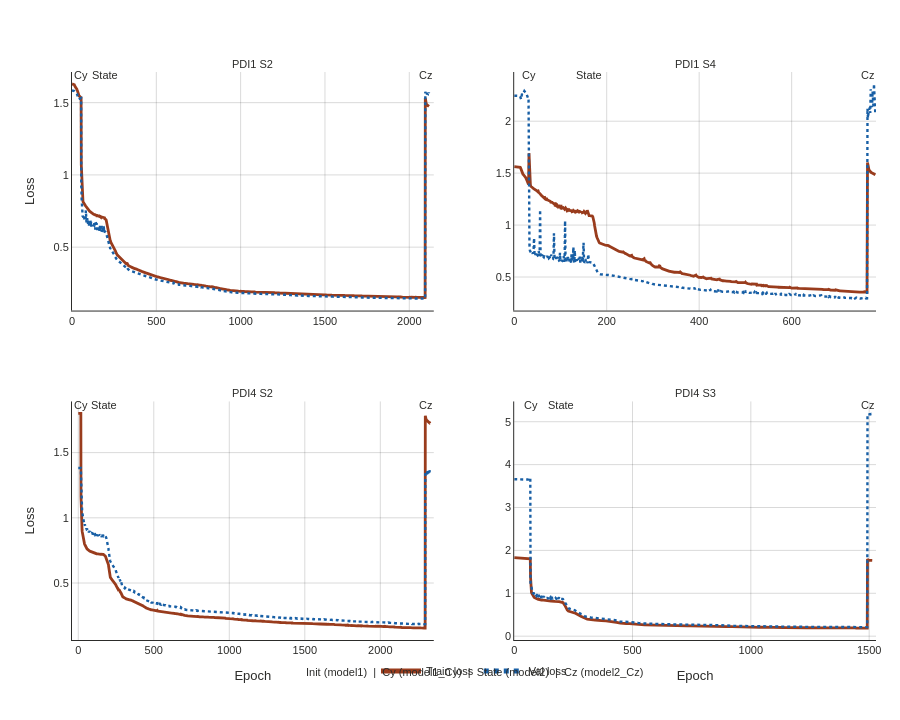

The code cell stored with this chart in its notebook:
### Markdown cell above
## Fig 64: DPAD training curves

### Code cell
import json
import logging
from typing import Any, Dict, List, Optional

import numpy as np
import plotly.graph_objects as go
from plotly.subplots import make_subplots

from dashboard.thesis.constants import (
    COLOR_DPAD,
    FONT_FAMILY,
    FONT_SIZE_BASE,
    FONT_SIZE_LABEL,
    FONT_SIZE_TICK,
    ThesisTheme,
    apply_thesis_style,
    grid_color,
    legend_bgcolor,
    paper_colors,
    true_line_color,
)

logger = logging.getLogger(__name__)

_STAGE_LABELS = ["Stage 1\n(model1)", "Stage 2\n(model1_Cy)", "Stage 3\n(model2)", "Stage 4\n(model2_Cz)"]
_STAGE_KEYS = ["model1", "model1_Cy", "model2", "model2_Cz"]
_STAGE_COLORS = ["#185FA5", "#0F6E56", "#993C1D", "#854F0B"]
_STAGE_RULE_COLOR = "rgba(100,100,100,0.3)"

_DPAD_SESSION_GLOBS = [
    "dpad_PDI1_S2_dbs_both_narrow_band",
    "dpad_PDI1_S4_dbs_both_narrow_band",
    "dpad_PDI4_S2_dbs_both_narrow_band",
    "dpad_PDI4_S3_dbs_both_narrow_band",
]
_SESSION_LABELS = ["PDI1 S2", "PDI1 S4", "PDI4 S2", "PDI4 S3"]

_COLOR_PSID = "#185FA5"
_COLOR_DPAD = "#993C1D"


def _load_training_history(results_root_path: Path, dir_name: str) -> Optional[Dict[str, Any]]:
    path = results_root_path / dir_name / "training_history.json"
    if not path.is_file():
        return None
    with open(path) as f:
        return json.load(f)


theme = ThesisTheme.LIGHT
paper_bg, plot_bg = paper_colors(theme)
grid = grid_color(theme)
fg = true_line_color(theme)

fig = make_subplots(
    rows=2,
    cols=2,
    subplot_titles=_SESSION_LABELS,
    horizontal_spacing=0.10,
    vertical_spacing=0.16,
    shared_yaxes=False,
)

for idx, (dir_name, sess_label) in enumerate(zip(_DPAD_SESSION_GLOBS, _SESSION_LABELS)):
    row = idx // 2 + 1
    col = idx % 2 + 1
    show_leg = idx == 0

    hist = _load_training_history(results_root, dir_name)
    if hist is None:
        fig.add_annotation(
            text=f"No training_history.json<br>in {dir_name}",
            x=0.5, y=0.5,
            xref="x domain", yref="y domain",
            showarrow=False,
            font=dict(size=FONT_SIZE_TICK, family=FONT_FAMILY, color=fg),
            row=row, col=col,
        )
        continue

    cumulative_offset = 0
    stage_boundaries: List[int] = []
    all_epochs: List[float] = []
    all_loss: List[float] = []
    all_val_loss: List[float] = []

    for stage_key in _STAGE_KEYS:
        stage = hist.get(stage_key)
        if stage is None:
            continue
        epochs = stage.get("epochs", [])
        loss = stage.get("loss", [])
        val_loss = stage.get("val_loss", [])
        if not epochs or not loss:
            continue
        n = min(len(epochs), len(loss))
        cum_eps = [cumulative_offset + e for e in epochs[:n]]
        all_epochs.extend(cum_eps)
        all_loss.extend(loss[:n])
        if val_loss:
            nv = min(len(val_loss), n)
            all_val_loss.extend(val_loss[:nv])
            all_val_loss.extend([float("nan")] * (n - nv))
        else:
            all_val_loss.extend([float("nan")] * n)
        cumulative_offset += max(epochs[:n]) + 1
        stage_boundaries.append(cumulative_offset)

    if not all_epochs:
        continue

    for bi, bx in enumerate(stage_boundaries[:-1]):
        fig.add_vline(
            x=bx,
            line=dict(color=_STAGE_RULE_COLOR, width=0.8, dash="dash"),
            row=row, col=col,
        )
        _stage_short_names = ["Init", "Cy", "State", "Cz"]
        stage_label = _stage_short_names[bi + 1] if bi + 1 < len(_stage_short_names) else f"S{bi + 2}"
        fig.add_annotation(
            x=bx,
            y=1.02,
            xref="x",
            yref="y domain",
            text=stage_label,
            showarrow=False,
            font=dict(size=FONT_SIZE_TICK - 1, family=FONT_FAMILY, color=fg),
            xanchor="center",
            row=row, col=col,
        )

    fig.add_trace(
        go.Scatter(
            x=all_epochs,
            y=all_loss,
            mode="lines",
            name="Train loss",
            legendgroup="train",
            showlegend=show_leg,
            line=dict(color=_COLOR_DPAD, width=2.8),
            connectgaps=False,
        ),
        row=row, col=col,
    )
    if any(np.isfinite(v) for v in all_val_loss):
        fig.add_trace(
            go.Scatter(
                x=all_epochs,
                y=all_val_loss,
                mode="lines",
                name="Val loss",
                legendgroup="val",
                showlegend=show_leg,
                line=dict(color=_COLOR_PSID, width=2.4, dash="dot"),
                connectgaps=False,
            ),
            row=row, col=col,
        )

for r in range(1, 3):
    for c in range(1, 3):
        fig.update_xaxes(
            showgrid=True,
            gridcolor=grid,
            zeroline=False,
            showline=True,
            linecolor=fg,
            linewidth=1,
            tickfont=dict(size=FONT_SIZE_TICK),
            title_text="Epoch" if r == 2 else "",
            title_font=dict(size=FONT_SIZE_LABEL, family=FONT_FAMILY),
            row=r, col=c,
        )
        fig.update_yaxes(
            showgrid=True,
            gridcolor=grid,
            zeroline=False,
            showline=True,
            linecolor=fg,
            linewidth=1,
            tickfont=dict(size=FONT_SIZE_TICK),
            title_text="Loss" if c == 1 else "",
            title_font=dict(size=FONT_SIZE_LABEL, family=FONT_FAMILY),
            row=r, col=c,
        )

stage_labels_flat = ["Init (model1)", "Cy (model1_Cy)", "State (model2)", "Cz (model2_Cz)"]
annotation_text = "  |  ".join(stage_labels_flat)
fig.add_annotation(
    x=0.5, y=-0.07,
    xref="paper", yref="paper",
    text=annotation_text,
    showarrow=False,
    font=dict(size=FONT_SIZE_TICK - 1, family=FONT_FAMILY, color=fg),
    xanchor="center",
)

fig.update_annotations(font=dict(family=FONT_FAMILY, size=FONT_SIZE_TICK, color=fg))

apply_thesis_style(fig, theme, height=720, margin=dict(l=72, r=24, t=72, b=80), legend_y=-0.08)

fig.write_image(str(OUT / 'fig_064_dpad_training.png'), width=1200, height=600, scale=2)
fig.show()

### Figure 1 — Plotly figure (JSON) as saved in the notebook; plotly's stock layout.template omitted (floating-point values rounded to 4 significant figures; data arrays with more than 128 entries replaced by an {"elided": "..."} marker saying what was removed)
{"data": [{"connectgaps": false, "legendgroup": "train", "line": {"color": "#993C1D", "width": 2.8}, "mode": "lines", "name": "Train loss", "showlegend": true, "type": "scatter", "x": {"elided": "2118 int values"}, "xaxis": "x", "y": {"elided": "2118 float values"}, "yaxis": "y"}, {"connectgaps": false, "legendgroup": "val", "line": {"color": "#185FA5", "dash": "dot", "width": 2.4}, "mode": "lines", "name": "Val loss", "showlegend": true, "type": "scatter", "x": {"elided": "2118 int values"}, "xaxis": "x", "y": {"elided": "2118 float values"}, "yaxis": "y"}, {"connectgaps": false, "legendgroup": "train", "line": {"color": "#993C1D", "width": 2.8}, "mode": "lines", "name": "Train loss", "showlegend": false, "type": "scatter", "x": {"elided": "782 int values"}, "xaxis": "x2", "y": {"elided": "782 float values"}, "yaxis": "y2"}, {"connectgaps": false, "legendgroup": "val", "line": {"color": "#185FA5", "dash": "dot", "width": 2.4}, "mode": "lines", "name": "Val loss", "showlegend": false, "type": "scatter", "x": {"elided": "782 int values"}, "xaxis": "x2", "y": {"elided": "782 float values"}, "yaxis": "y2"}, {"connectgaps": false, "legendgroup": "train", "line": {"color": "#993C1D", "width": 2.8}, "mode": "lines", "name": "Train loss", "showlegend": false, "type": "scatter", "x": {"elided": "2330 int values"}, "xaxis": "x3", "y": {"elided": "2330 float values"}, "yaxis": "y3"}, {"connectgaps": false, "legendgroup": "val", "line": {"color": "#185FA5", "dash": "dot", "width": 2.4}, "mode": "lines", "name": "Val loss", "showlegend": false, "type": "scatter", "x": {"elided": "2330 int values"}, "xaxis": "x3", "y": {"elided": "2330 float values"}, "yaxis": "y3"}, {"connectgaps": false, "legendgroup": "train", "line": {"color": "#993C1D", "width": 2.8}, "mode": "lines", "name": "Train loss", "showlegend": false, "type": "scatter", "x": {"elided": "1514 int values"}, "xaxis": "x4", "y": {"elided": "1514 float values"}, "yaxis": "y4"}, {"connectgaps": false, "legendgroup": "val", "line": {"color": "#185FA5", "dash": "dot", "width": 2.4}, "mode": "lines", "name": "Val loss", "showlegend": false, "type": "scatter", "x": {"elided": "1514 int values"}, "xaxis": "x4", "y": {"elided": "1514 float values"}, "yaxis": "y4"}], "layout": {"annotations": [{"font": {"color": "#2C2C2A", "family": "Arial, Helvetica, sans-serif", "size": 11}, "showarrow": false, "text": "PDI1 S2", "x": 0.225, "xanchor": "center", "xref": "paper", "y": 1.0, "yanchor": "bottom", "yref": "paper"}, {"font": {"color": "#2C2C2A", "family": "Arial, Helvetica, sans-serif", "size": 11}, "showarrow": false, "text": "PDI1 S4", "x": 0.775, "xanchor": "center", "xref": "paper", "y": 1.0, "yanchor": "bottom", "yref": "paper"}, {"font": {"color": "#2C2C2A", "family": "Arial, Helvetica, sans-serif", "size": 11}, "showarrow": false, "text": "PDI4 S2", "x": 0.225, "xanchor": "center", "xref": "paper", "y": 0.42, "yanchor": "bottom", "yref": "paper"}, {"font": {"color": "#2C2C2A", "family": "Arial, Helvetica, sans-serif", "size": 11}, "showarrow": false, "text": "PDI4 S3", "x": 0.775, "xanchor": "center", "xref": "paper", "y": 0.42, "yanchor": "bottom", "yref": "paper"}, {"font": {"color": "#2C2C2A", "family": "Arial, Helvetica, sans-serif", "size": 11}, "showarrow": false, "text": "Cy", "x": 55, "xanchor": "center", "xref": "x", "y": 1.02, "yref": "y domain"}, {"font": {"color": "#2C2C2A", "family": "Arial, Helvetica, sans-serif", "size": 11}, "showarrow": false, "text": "State", "x": 194, "xanchor": "center", "xref": "x", "y": 1.02, "yref": "y domain"}, {"font": {"color": "#2C2C2A", "family": "Arial, Helvetica, sans-serif", "size": 11}, "showarrow": false, "text": "Cz", "x": 2095, "xanchor": "center", "xref": "x", "y": 1.02, "yref": "y domain"}, {"font": {"color": "#2C2C2A", "family": "Arial, Helvetica, sans-serif", "size": 11}, "showarrow": false, "text": "Cy", "x": 32, "xanchor": "center", "xref": "x2", "y": 1.02, "yref": "y2 domain"}, {"font": {"color": "#2C2C2A", "family": "Arial, Helvetica, sans-serif", "size": 11}, "showarrow": false, "text": "State", "x": 161, "xanchor": "center", "xref": "x2", "y": 1.02, "yref": "y2 domain"}, {"font": {"color": "#2C2C2A", "family": "Arial, Helvetica, sans-serif", "size": 11}, "showarrow": false, "text": "Cz", "x": 764, "xanchor": "center", "xref": "x2", "y": 1.02, "yref": "y2 domain"}, {"font": {"color": "#2C2C2A", "family": "Arial, Helvetica, sans-serif", "size": 11}, "showarrow": false, "text": "Cy", "x": 18, "xanchor": "center", "xref": "x3", "y": 1.02, "yref": "y3 domain"}, {"font": {"color": "#2C2C2A", "family": "Arial, Helvetica, sans-serif", "size": 11}, "showarrow": false, "text": "State", "x": 171, "xanchor": "center", "xref": "x3", "y": 1.02, "yref": "y3 domain"}, {"font": {"color": "#2C2C2A", "family": "Arial, Helvetica, sans-serif", "size": 11}, "showarrow": false, "text": "Cz", "x": 2298, "xanchor": "center", "xref": "x3", "y": 1.02, "yref": "y3 domain"}, {"font": {"color": "#2C2C2A", "family": "Arial, Helvetica, sans-serif", "size": 11}, "showarrow": false, "text": "Cy", "x": 69, "xanchor": "center", "xref": "x4", "y": 1.02, "yref": "y4 domain"}, {"font": {"color": "#2C2C2A", "family": "Arial, Helvetica, sans-serif", "size": 11}, "showarrow": false, "text": "State", "x": 197, "xanchor": "center", "xref": "x4", "y": 1.02, "yref": "y4 domain"}, {"font": {"color": "#2C2C2A", "family": "Arial, Helvetica, sans-serif", "size": 11}, "showarrow": false, "text": "Cz", "x": 1493, "xanchor": "center", "xref": "x4", "y": 1.02, "yref": "y4 domain"}, {"font": {"color": "#2C2C2A", "family": "Arial, Helvetica, sans-serif", "size": 11}, "showarrow": false, "text": "Init (model1)  |  Cy (model1_Cy)  |  State (model2)  |  Cz (model2_Cz)", "x": 0.5, "xanchor": "center", "xref": "paper", "y": -0.07, "yref": "paper"}], "font": {"color": "#2C2C2A", "family": "Arial, Helvetica, sans-serif", "size": 12}, "height": 720, "hovermode": "x unified", "legend": {"bgcolor": "rgba(0,0,0,0)", "font": {"size": 11}, "itemsizing": "constant", "itemwidth": 40, "orientation": "h", "tracegroupgap": 8, "x": 0.5, "xanchor": "center", "y": -0.08, "yanchor": "bottom"}, "margin": {"b": 80, "l": 72, "r": 24, "t": 72}, "paper_bgcolor": "#FFFFFF", "plot_bgcolor": "#FFFFFF", "showlegend": true, "xaxis": {"anchor": "y", "domain": [0.0, 0.45], "gridcolor": "rgba(0,0,0,0.15)", "linecolor": "#2C2C2A", "linewidth": 1, "mirror": false, "showgrid": true, "showline": true, "tickfont": {"size": 11}, "title": {"font": {"family": "Arial, Helvetica, sans-serif", "size": 13}, "text": ""}, "zeroline": false}, "xaxis2": {"anchor": "y2", "domain": [0.55, 1.0], "gridcolor": "rgba(0,0,0,0.15)", "linecolor": "#2C2C2A", "linewidth": 1, "mirror": false, "showgrid": true, "showline": true, "tickfont": {"size": 11}, "title": {"font": {"family": "Arial, Helvetica, sans-serif", "size": 13}, "text": ""}, "zeroline": false}, "xaxis3": {"anchor": "y3", "domain": [0.0, 0.45], "gridcolor": "rgba(0,0,0,0.15)", "linecolor": "#2C2C2A", "linewidth": 1, "mirror": false, "showgrid": true, "showline": true, "tickfont": {"size": 11}, "title": {"font": {"family": "Arial, Helvetica, sans-serif", "size": 13}, "text": "Epoch"}, "zeroline": false}, "xaxis4": {"anchor": "y4", "domain": [0.55, 1.0], "gridcolor": "rgba(0,0,0,0.15)", "linecolor": "#2C2C2A", "linewidth": 1, "mirror": false, "showgrid": true, "showline": true, "tickfont": {"size": 11}, "title": {"font": {"family": "Arial, Helvetica, sans-serif", "size": 13}, "text": "Epoch"}, "zeroline": false}, "yaxis": {"anchor": "x", "domain": [0.58, 1.0], "gridcolor": "rgba(0,0,0,0.15)", "linecolor": "#2C2C2A", "linewidth": 1, "mirror": false, "showgrid": true, "showline": true, "tickfont": {"size": 11}, "title": {"font": {"family": "Arial, Helvetica, sans-serif", "size": 13}, "text": "Loss"}, "zeroline": false}, "yaxis2": {"anchor": "x2", "domain": [0.58, 1.0], "gridcolor": "rgba(0,0,0,0.15)", "linecolor": "#2C2C2A", "linewidth": 1, "mirror": false, "showgrid": true, "showline": true, "tickfont": {"size": 11}, "title": {"font": {"family": "Arial, Helvetica, sans-serif", "size": 13}, "text": ""}, "zeroline": false}, "yaxis3": {"anchor": "x3", "domain": [0.0, 0.42], "gridcolor": "rgba(0,0,0,0.15)", "linecolor": "#2C2C2A", "linewidth": 1, "mirror": false, "showgrid": true, "showline": true, "tickfont": {"size": 11}, "title": {"font": {"family": "Arial, Helvetica, sans-serif", "size": 13}, "text": "Loss"}, "zeroline": false}, "yaxis4": {"anchor": "x4", "domain": [0.0, 0.42], "gridcolor": "rgba(0,0,0,0.15)", "linecolor": "#2C2C2A", "linewidth": 1, "mirror": false, "showgrid": true, "showline": true, "tickfont": {"size": 11}, "title": {"font": {"family": "Arial, Helvetica, sans-serif", "size": 13}, "text": ""}, "zeroline": false}}}
